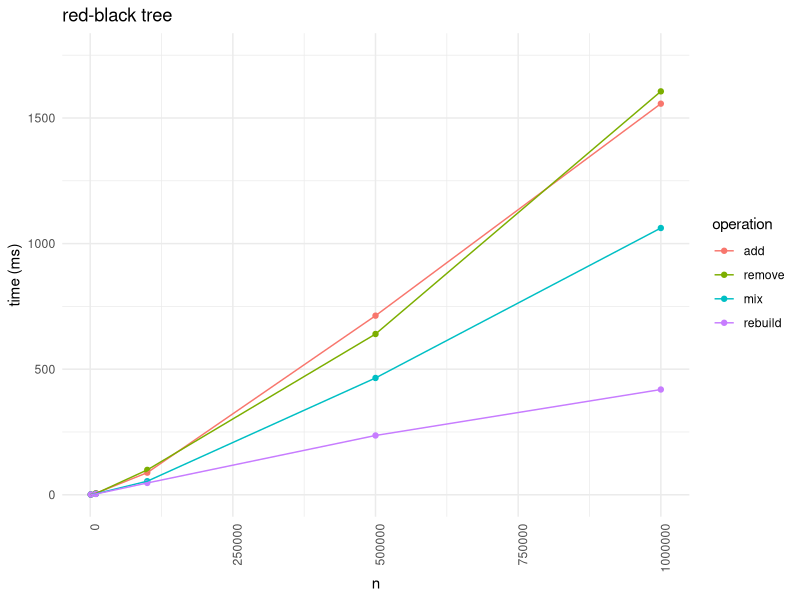
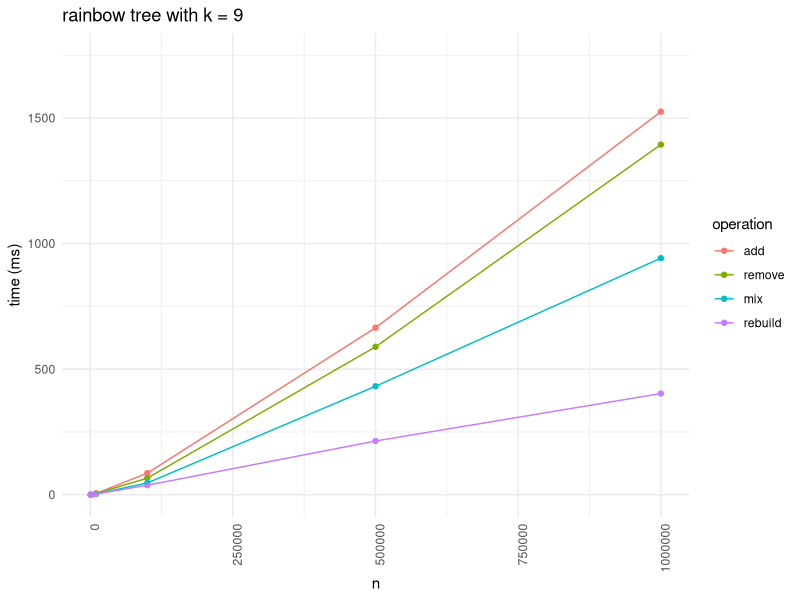

Recreate these plots in R, in order.
library(ggplot2)
library(dplyr)

data <- read.csv("benchmark_rainbow_vs_redblack.csv", sep = ";")

# plot data
plot_data <- data
plot_data$operation <- factor(data$operation, labels = c("add", "remove", "mix", "rebuild"))

# redblack

redblack_plot_data <- plot_data[plot_data$tree == 0,]

redblack_plot <- ggplot(redblack_plot_data, aes(x = n, y = time, color = as.factor(operation), group = operation)) +
  geom_point() +
  geom_line() +
  labs(
    x = "n",
    y = "time (ms)",
    title = paste("red-black tree") ,
    color = "operation"
  ) +
  theme_minimal() +
  theme(axis.text.x = element_text(angle = 90, hjust = 1)) + 
  ylim(0, 1750)


print(redblack_plot)

# rainbow

rainbow_plot_data <- plot_data[plot_data$tree == 1,]

rainbow_plot <- ggplot(rainbow_plot_data, aes(x = n, y = time, color = as.factor(operation), group = operation)) +
  geom_point() +
  geom_line() +
  labs(
    x = "n",
    y = "time (ms)",
    title = paste("rainbow tree with k", "=", rainbow_plot_data$k[[1]]) ,
    color = "operation"
  ) +
  theme_minimal() +
  theme(axis.text.x = element_text(angle = 90, hjust = 1)) + 
  ylim(0, 1750)


print(rainbow_plot)